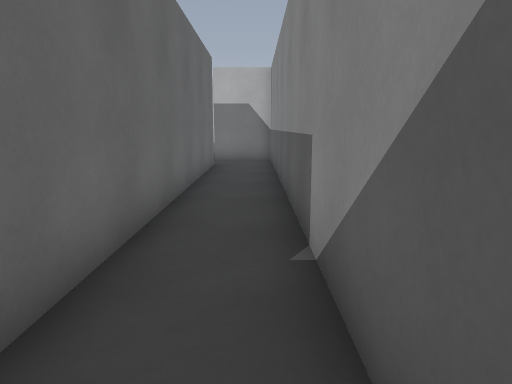
View 1 (above)

24 first-person views from a walk through a 3-D level made in the Godot game engine. The camera is 1.3 m above the floor, tilts 10° down and sees 70° across. The floor is counted in squares, 1 m on a side. Each view is taken from the middle of a square. On the plan, view 1 faces up. The plan holds only what a view shows up to about 15 squares ahead; the rest is blank. The place goes on beyond the plan. Flat picture figures and markers are left out. Some surface patterns are stand-ins.

View 2
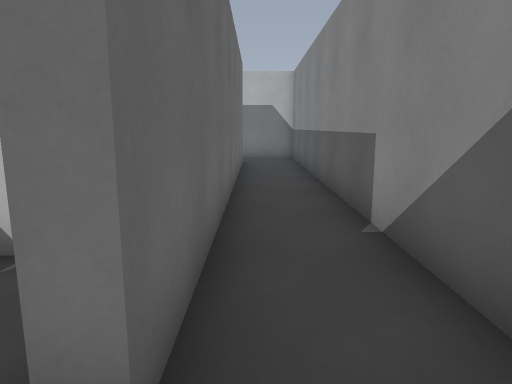

View 3
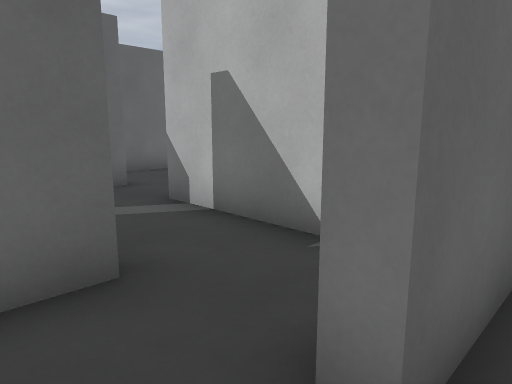

View 4
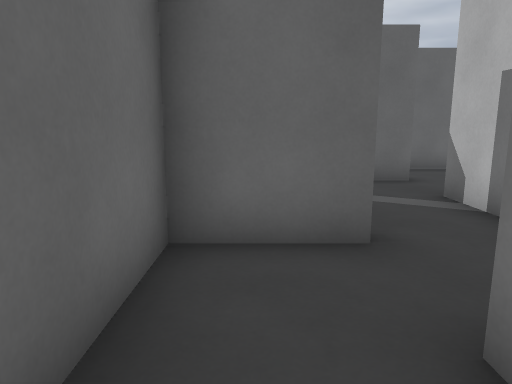

View 5
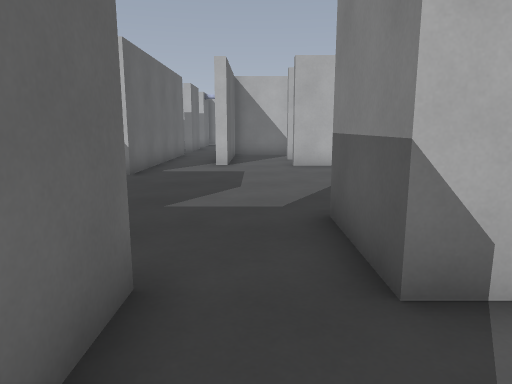

View 6
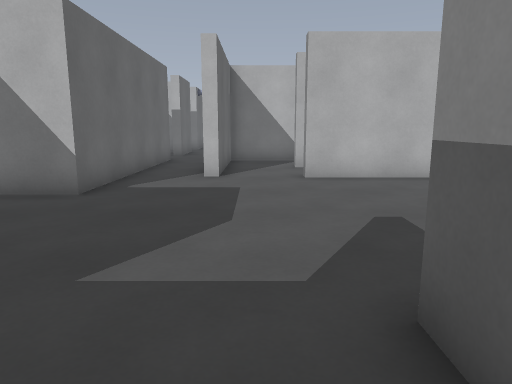

View 7
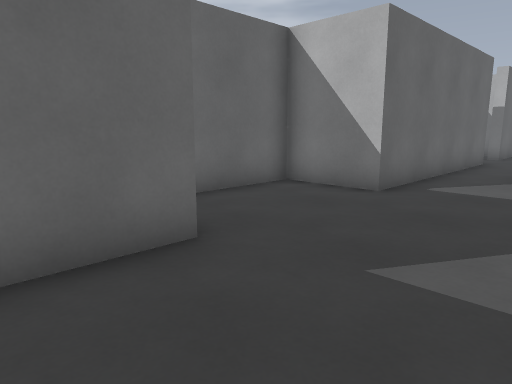

View 8
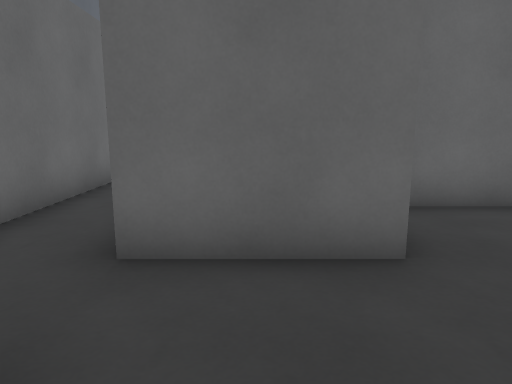

View 9
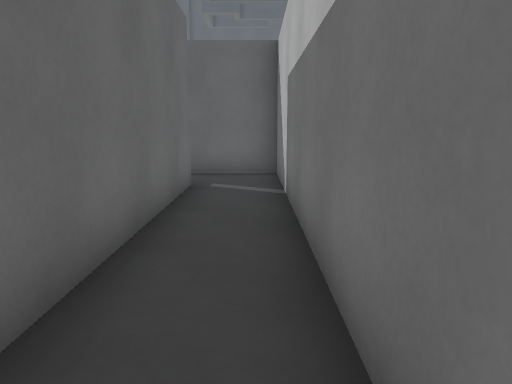

View 10
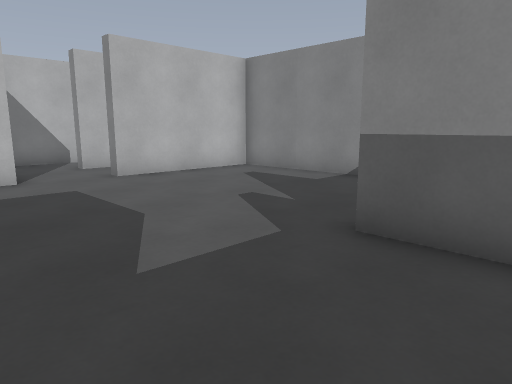

View 11
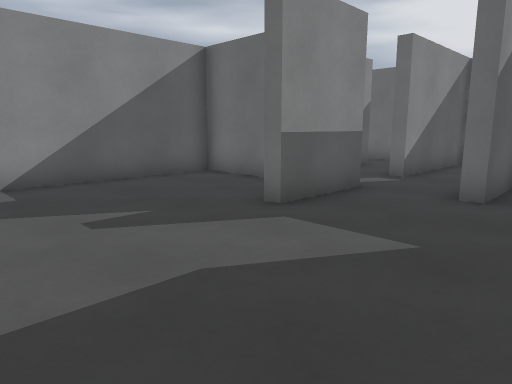

View 12
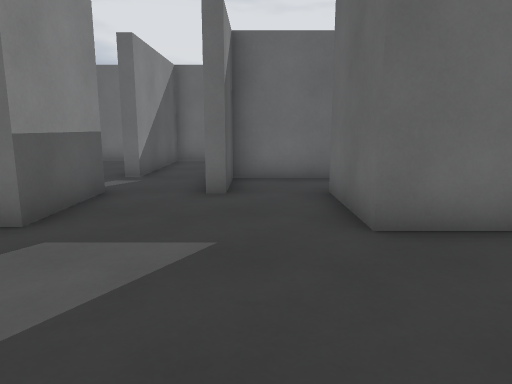

View 13
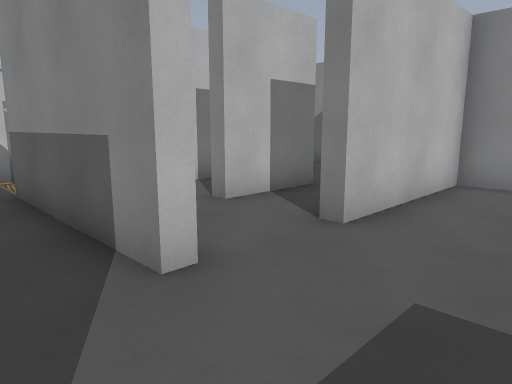

View 14
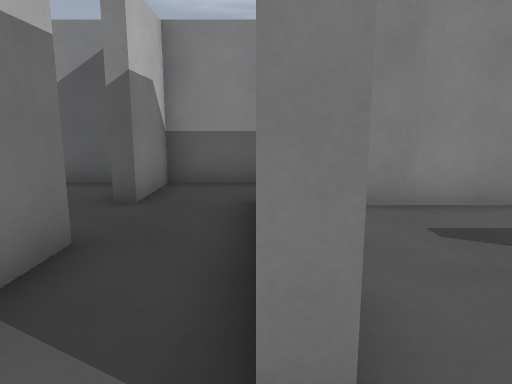

View 15
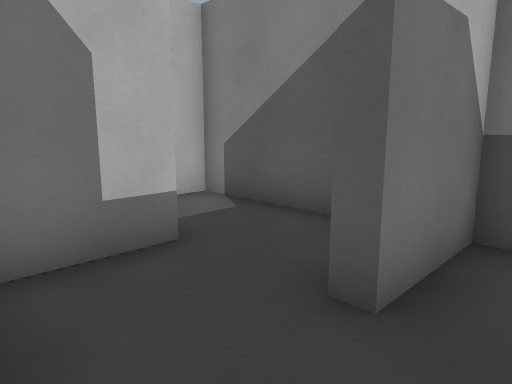

View 16
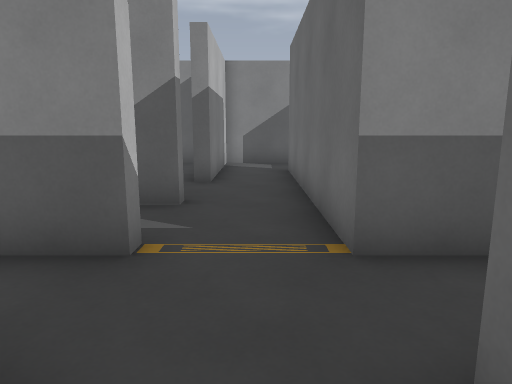

View 17
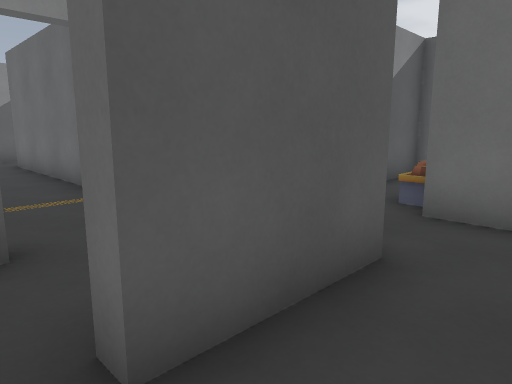

View 18
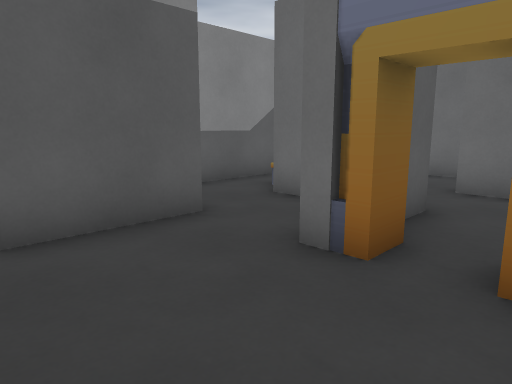

View 19
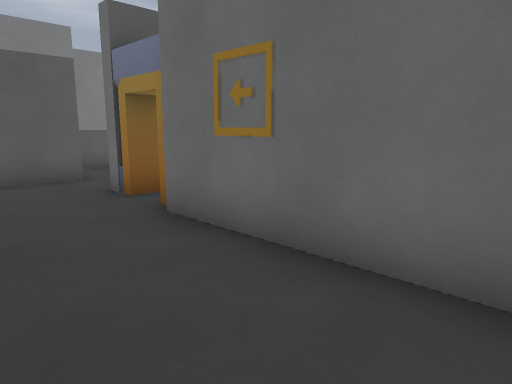

View 20
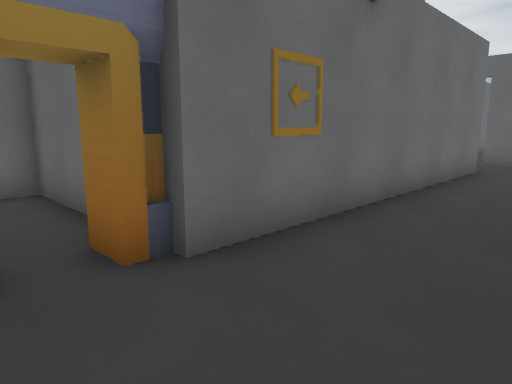

View 21
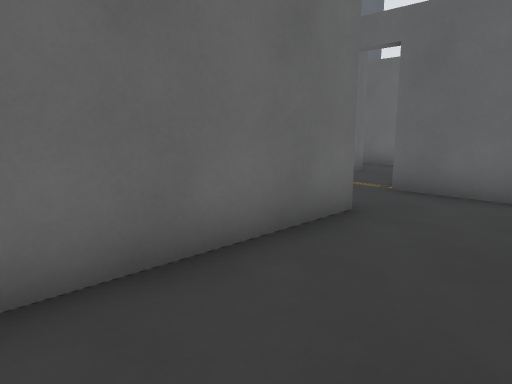

View 22
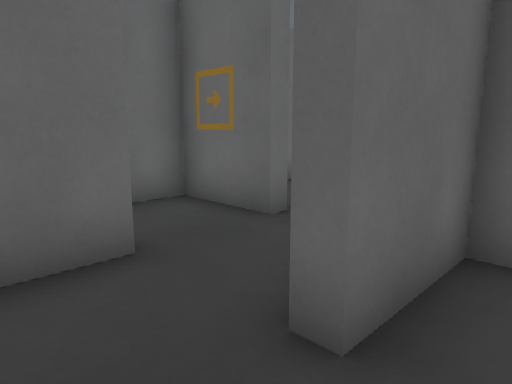

View 23
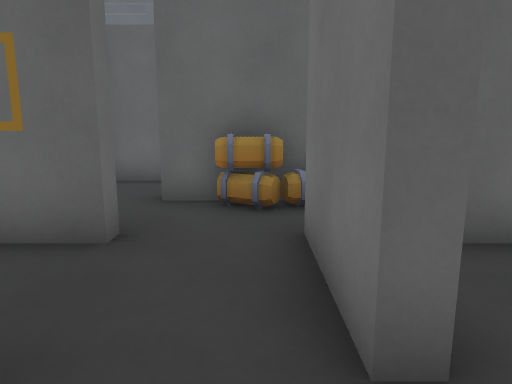

View 24
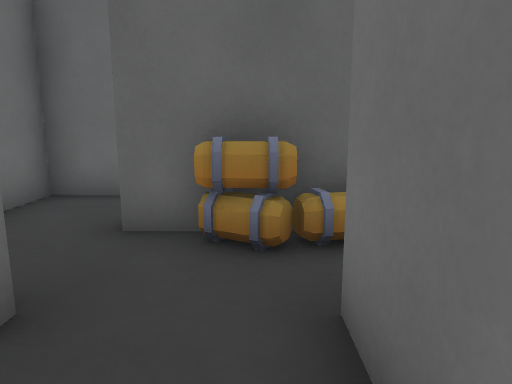

### Floor plan
Points are (right, up) in squares from view 1. A wall is a line through its corners. A room is listed if a view was taken in it or the views show most of it. See-through windows are left out.
Room 1 (views 1, 2, 3, 4, 14, 15)
walls: (-1.5, 13) (-1.5, 0.3) (-2, 0.3); (-6.7, 12.6) (-6.7, 13); (0.6, 0.8) (0.6, 15.1) (-1.7, 15.1); (-3.9, 15.1) (-6.7, 15.1); (-2.6, -2) (-1.2, -2); (-9, 14.5) (-9, 12.8)
ways out: opening at (-7.5, 13) to room 2; opening at (-2.5, 15) to room 7; opening at (-7.5, 15) to room 8; opening at (-2, -0.5) to room 9
Room 2 (views 5, 6, 7, 8, 9, 10, 11, 12, 13)
walls: (-6.9, 2.6) (-6.9, 5.3) (-6.5, 5.3); (-13.2, 5.5) (-11.5, 5.5) (-11.5, 2.5); (-11.8, 2.6) (-21.5, 2.6) (-21.5, 0.1); (-4.4, 3) (-1.9, 3) (-1.9, 12.6) (-6.7, 12.6); (-11.5, 11.6) (-11.5, 10.1) (-14, 10.1) (-14, 6.5); (-9, 12.8) (-9.4, 12.8); (-8, -4.5) (-6.9, -4.5) (-6.9, 0.3) (-6.5, 0.3); (-19.5, 0.5) (-9.4, 0.5) (-9.4, 2.8) (-9, 2.8) (-9, 1.2)
ways out: opening at (-7.5, 13) to room 1; opening at (-10.5, 12.5) to room 3; opening at (-20.5, 0); opening at (-7, 1.5)
Room 3 (view 16)
walls: (-8.9, 20.3) (-9.4, 20.3) (-9.4, 21.5); (-6.5, 20.3) (-6.9, 20.3) (-6.9, 21); (-11.5, 18) (-11.5, 11.6); (-11.5, 21.1) (-11.5, 20.3) (-12, 20.3); (-9.4, 12.8) (-9.4, 18) (-1.6, 18); (0.6, 17.4) (0.6, 20.1) (-4.2, 20.1) (-4.2, 20.5)
ways out: opening at (-10.5, 12.5) to room 2; opening at (-14, 21) to room 4; opening at (-0.5, 18) to room 7
Room 4 (views 17, 18, 19, 20, 21)
walls: (-19, 15.5) (-19, 13) (-16.7, 13); (-17.3, 16.9) (-17.3, 17.8) (-16.5, 17.8); (-16.9, 15) (-16.9, 15.9); (-29.2, 18) (-19, 18) (-19, 17.8) (-18.4, 17.8) (-18.4, 16.9); (-15.1, 15.5) (-14, 15.5); (-14.4, 17.5) (-14.4, 20.3) (-14, 20.3); (-31.5, 19.8) (-31.5, 17.5)
ways out: opening at (-14, 21) to room 3; opening at (-17, 14) to room 5; opening at (-30.5, 18); opening at (-14, 16.5)
Room 5 (view 22)
walls: (-16.7, 13) (-16.7, 12.6)
ways out: opening at (-17, 14) to room 4; opening at (-15.5, 13) to room 6
Room 6 (views 23, 24)
walls: (-16.8, 10.5) (-15.2, 10.5); (-16.7, 12.6) (-18.6, 12.6)
ways out: opening at (-15.5, 13) to room 5; opening at (-19, 11.5); opening at (-17.5, 10)
Room 7 (no view inside)
walls: (-1.7, 15.1) (-1.7, 15.5); (-1.6, 17.6) (-3.5, 17.6); (0.6, 16.4) (0.6, 17.4)
ways out: opening at (-2.5, 15) to room 1; opening at (-0.5, 18) to room 3
Room 8 (no view inside)
walls: (-6.7, 15.1) (-6.7, 15.5); (-5, 17.6) (-9, 17.6) (-9, 14.5)
ways out: opening at (-7.5, 15) to room 1
Room 9 (no view inside)
walls: (-4, 0.4) (-4, -2) (-2.6, -2); (-3.4, 2.6) (-4.6, 2.6)
ways out: opening at (-2, -0.5) to room 1; opening at (-4, 1.5)

Where each view was taken, in squares from view 1:
view 1: 0 up, 0 right, facing up
view 2: 1 down, 1 left, facing up
view 3: 1 down, 1 left, facing up-left
view 4: 1 down, 0 right, facing left
view 5: 0 up, 8 left, facing up
view 6: 3 up, 8 left, facing up
view 7: 3 up, 8 left, facing up-left
view 8: 4 up, 8 left, facing left
view 9: 2 up, 11 left, facing left
view 10: 3 up, 11 left, facing up-right
view 11: 10 up, 11 left, facing down-right
view 12: 10 up, 10 left, facing down
view 13: 10 up, 11 left, facing up-right
view 14: 13 up, 8 left, facing right
view 15: 14 up, 4 left, facing up-right
view 16: 19 up, 13 left, facing right
view 17: 21 up, 16 left, facing down-right
view 18: 21 up, 19 left, facing down-right
view 19: 21 up, 24 left, facing down-right
view 20: 21 up, 17 left, facing down-left
view 21: 21 up, 24 left, facing down-left
view 22: 14 up, 15 left, facing down-left
view 23: 12 up, 15 left, facing left
view 24: 12 up, 17 left, facing left
